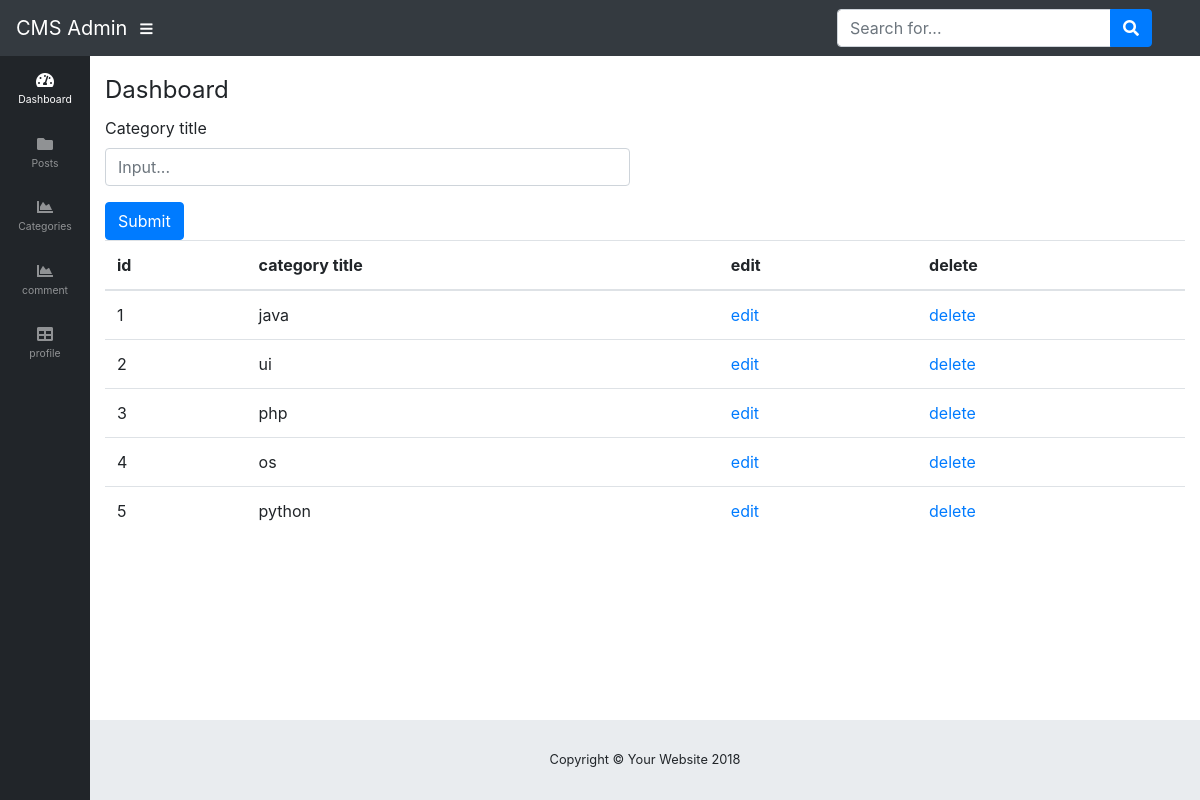
The app's page /admin/categories.php with its own data.
### tables this page shows
CREATE TABLE `categories` (
  `cat_id` int(11) NOT NULL,
  `cat_title` varchar(255) NOT NULL
);

### includes/functions.php (called while the page is built, shortened)
<?php
include_once("connection.php");
function getAllCategories($condition = 1)
{
    global $connection;
    $sql = "SELECT * FROM categories WHERE $condition";
    $rs = mysqli_query($connection, $sql);
    $i = 0;
    $all_categories = array();
    while ($row = mysqli_fetch_assoc($rs)) {
        $single_cat = array();
        $single_cat['cat_id'] = $row['cat_id'];
        $single_cat['cat_title'] = $row['cat_title'];
        $all_categories[$i] = $single_cat;
        $i++;
    }
    return $all_categories;
}
?>

### admin/pages/categories/view-all-categories.php (the view)
<div class="table-responsive">
    <table class="table table-hover">
        <thead>
        <tr>
            <th>id</th>
            <th>category title</th>
            <th>edit</th>
            <th>delete</th>
        </tr>
        </thead>
        <tbody>
        <?php
        include_once ("../includes/functions.php");
        $allCategories = getAllCategories();
        $count = count($allCategories);
        $i=0;
        while($i<$count){
            echo<<<TR
<tr>
TR;
            echo<<<TR
<td>{$allCategories[$i]['cat_id']}</td>
TR;
            echo<<<TR
    <td>{$allCategories[$i]['cat_title']}</td>
TR;
            $id = $allCategories[$i]['cat_id'];
            echo <<<TR
            <td><a href="{$_SERVER['PHP_SELF']}?id=$id">edit</a></td>
TR;
            echo <<<TR
            <td><a href="includes/delete_data.php?cat_id=$id">delete</a></td>
TR;
            echo<<<TR
</tr>
TR;
            $i++;
        }
        ?>
        </tbody>
    </table>
</div>

### admin/css/sb-admin.css (style rules this page uses)
html { position: relative; min-height: 100%; }
body { height: 100%; }
:root { --input-padding-x: 0.75rem; --input-padding-y: 0.75rem; }

### records on screen
categories: cat_id "1", cat_title "java"
categories: cat_id "2", cat_title "ui"
categories: cat_id "3", cat_title "php"
categories: cat_id "4", cat_title "os"
categories: cat_id "5", cat_title "python"
